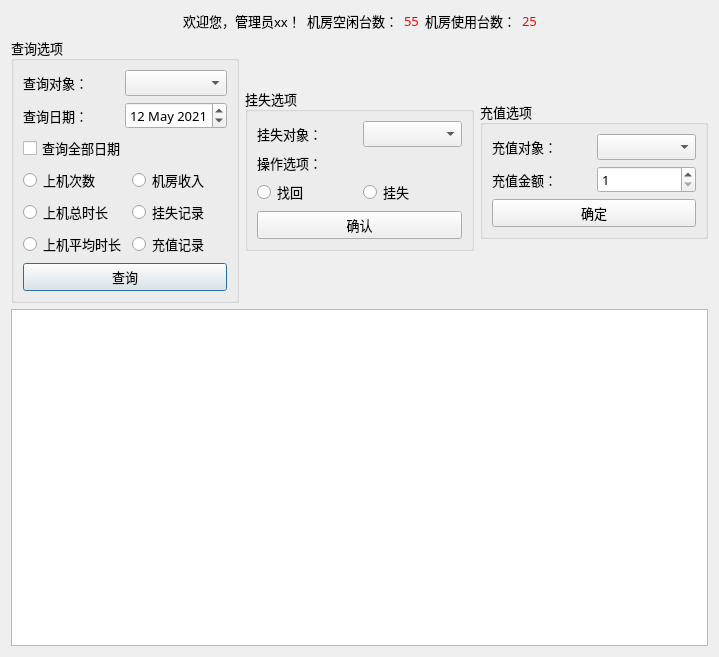
<?xml version="1.0" encoding="UTF-8"?>
<ui version="4.0">
 <class>AdminDialog</class>
 <widget class="QDialog" name="AdminDialog">
  <property name="geometry">
   <rect>
    <x>0</x>
    <y>0</y>
    <width>719</width>
    <height>657</height>
   </rect>
  </property>
  <property name="font">
   <font>
    <family>微软雅黑</family>
    <pointsize>10</pointsize>
   </font>
  </property>
  <property name="windowTitle">
   <string>管理员界面</string>
  </property>
  <layout class="QVBoxLayout" name="verticalLayout_4">
   <item>
    <layout class="QHBoxLayout" name="horizontalLayout">
     <item>
      <spacer name="horizontalSpacer">
       <property name="orientation">
        <enum>Qt::Horizontal</enum>
       </property>
       <property name="sizeHint" stdset="0">
        <size>
         <width>40</width>
         <height>20</height>
        </size>
       </property>
      </spacer>
     </item>
     <item>
      <widget class="QLabel" name="welcomeLabel">
       <property name="text">
        <string>欢迎您，管理员xx！</string>
       </property>
      </widget>
     </item>
     <item>
      <widget class="QLabel" name="label_2">
       <property name="sizePolicy">
        <sizepolicy hsizetype="Preferred" vsizetype="Preferred">
         <horstretch>0</horstretch>
         <verstretch>0</verstretch>
        </sizepolicy>
       </property>
       <property name="text">
        <string>机房空闲台数：</string>
       </property>
      </widget>
     </item>
     <item>
      <widget class="QLabel" name="freeNumLabel">
       <property name="styleSheet">
        <string notr="true">color: rgb(255, 0, 0);</string>
       </property>
       <property name="text">
        <string>55</string>
       </property>
      </widget>
     </item>
     <item>
      <widget class="QLabel" name="label_4">
       <property name="text">
        <string>机房使用台数：</string>
       </property>
      </widget>
     </item>
     <item>
      <widget class="QLabel" name="busyNumLabel">
       <property name="styleSheet">
        <string notr="true">color: rgb(255, 0, 0);</string>
       </property>
       <property name="text">
        <string>25</string>
       </property>
      </widget>
     </item>
     <item>
      <spacer name="horizontalSpacer_2">
       <property name="orientation">
        <enum>Qt::Horizontal</enum>
       </property>
       <property name="sizeHint" stdset="0">
        <size>
         <width>40</width>
         <height>20</height>
        </size>
       </property>
      </spacer>
     </item>
    </layout>
   </item>
   <item>
    <layout class="QHBoxLayout" name="horizontalLayout_2">
     <item>
      <widget class="QGroupBox" name="groupBox">
       <property name="title">
        <string>查询选项</string>
       </property>
       <layout class="QVBoxLayout" name="verticalLayout">
        <item>
         <layout class="QGridLayout" name="gridLayout">
          <item row="1" column="0">
           <widget class="QLabel" name="label_5">
            <property name="text">
             <string>查询日期：</string>
            </property>
           </widget>
          </item>
          <item row="1" column="1">
           <widget class="QDateEdit" name="i_dateEdit">
            <property name="dateTime">
             <datetime>
              <hour>0</hour>
              <minute>0</minute>
              <second>0</second>
              <year>2021</year>
              <month>5</month>
              <day>12</day>
             </datetime>
            </property>
           </widget>
          </item>
          <item row="0" column="1">
           <widget class="QComboBox" name="i_userCBox"/>
          </item>
          <item row="0" column="0">
           <widget class="QLabel" name="label_3">
            <property name="text">
             <string>查询对象：</string>
            </property>
           </widget>
          </item>
         </layout>
        </item>
        <item>
         <widget class="QCheckBox" name="i_checkBox">
          <property name="text">
           <string>查询全部日期</string>
          </property>
         </widget>
        </item>
        <item>
         <layout class="QGridLayout" name="gridLayout_2">
          <item row="0" column="0">
           <widget class="QRadioButton" name="i_vNumRBtn">
            <property name="text">
             <string>上机次数</string>
            </property>
           </widget>
          </item>
          <item row="0" column="1">
           <widget class="QRadioButton" name="i_incomeRBtn">
            <property name="text">
             <string>机房收入</string>
            </property>
           </widget>
          </item>
          <item row="1" column="0">
           <widget class="QRadioButton" name="i_atimeRBtn">
            <property name="text">
             <string>上机总时长</string>
            </property>
           </widget>
          </item>
          <item row="1" column="1">
           <widget class="QRadioButton" name="i_lossRBtn">
            <property name="text">
             <string>挂失记录</string>
            </property>
           </widget>
          </item>
          <item row="2" column="0">
           <widget class="QRadioButton" name="i_avtimeRBtn">
            <property name="text">
             <string>上机平均时长</string>
            </property>
           </widget>
          </item>
          <item row="2" column="1">
           <widget class="QRadioButton" name="i_chargeRBtn">
            <property name="text">
             <string>充值记录</string>
            </property>
           </widget>
          </item>
         </layout>
        </item>
        <item>
         <widget class="QPushButton" name="i_Btn">
          <property name="text">
           <string>查询</string>
          </property>
         </widget>
        </item>
       </layout>
      </widget>
     </item>
     <item>
      <widget class="QGroupBox" name="groupBox_2">
       <property name="sizePolicy">
        <sizepolicy hsizetype="Preferred" vsizetype="Fixed">
         <horstretch>0</horstretch>
         <verstretch>0</verstretch>
        </sizepolicy>
       </property>
       <property name="title">
        <string>挂失选项</string>
       </property>
       <layout class="QVBoxLayout" name="verticalLayout_2">
        <item>
         <layout class="QGridLayout" name="gridLayout_3">
          <item row="0" column="0">
           <widget class="QLabel" name="label_6">
            <property name="text">
             <string>挂失对象：</string>
            </property>
           </widget>
          </item>
          <item row="0" column="1">
           <widget class="QComboBox" name="l_userCBox"/>
          </item>
         </layout>
        </item>
        <item>
         <widget class="QLabel" name="label_7">
          <property name="text">
           <string>操作选项：</string>
          </property>
         </widget>
        </item>
        <item>
         <layout class="QGridLayout" name="gridLayout_4">
          <item row="0" column="0">
           <widget class="QRadioButton" name="l_relossRBtn">
            <property name="text">
             <string>找回</string>
            </property>
           </widget>
          </item>
          <item row="0" column="1">
           <widget class="QRadioButton" name="l_lossRBtn">
            <property name="text">
             <string>挂失</string>
            </property>
           </widget>
          </item>
         </layout>
        </item>
        <item>
         <widget class="QPushButton" name="l_Btn">
          <property name="text">
           <string>确认</string>
          </property>
         </widget>
        </item>
       </layout>
      </widget>
     </item>
     <item>
      <widget class="QGroupBox" name="groupBox_3">
       <property name="sizePolicy">
        <sizepolicy hsizetype="Preferred" vsizetype="Fixed">
         <horstretch>0</horstretch>
         <verstretch>0</verstretch>
        </sizepolicy>
       </property>
       <property name="title">
        <string>充值选项</string>
       </property>
       <layout class="QVBoxLayout" name="verticalLayout_3">
        <item>
         <layout class="QGridLayout" name="gridLayout_5">
          <item row="0" column="0">
           <widget class="QLabel" name="label_8">
            <property name="text">
             <string>充值对象：</string>
            </property>
           </widget>
          </item>
          <item row="0" column="1">
           <widget class="QComboBox" name="c_userCBox"/>
          </item>
          <item row="1" column="0">
           <widget class="QLabel" name="label_9">
            <property name="text">
             <string>充值金额：</string>
            </property>
           </widget>
          </item>
          <item row="1" column="1">
           <widget class="QSpinBox" name="c_numSBox">
            <property name="minimum">
             <number>1</number>
            </property>
            <property name="maximum">
             <number>200</number>
            </property>
           </widget>
          </item>
         </layout>
        </item>
        <item>
         <widget class="QPushButton" name="c_Btn">
          <property name="text">
           <string>确定</string>
          </property>
         </widget>
        </item>
       </layout>
      </widget>
     </item>
    </layout>
   </item>
   <item>
    <widget class="QTableView" name="tableView"/>
   </item>
  </layout>
 </widget>
 <resources/>
 <connections/>
</ui>
